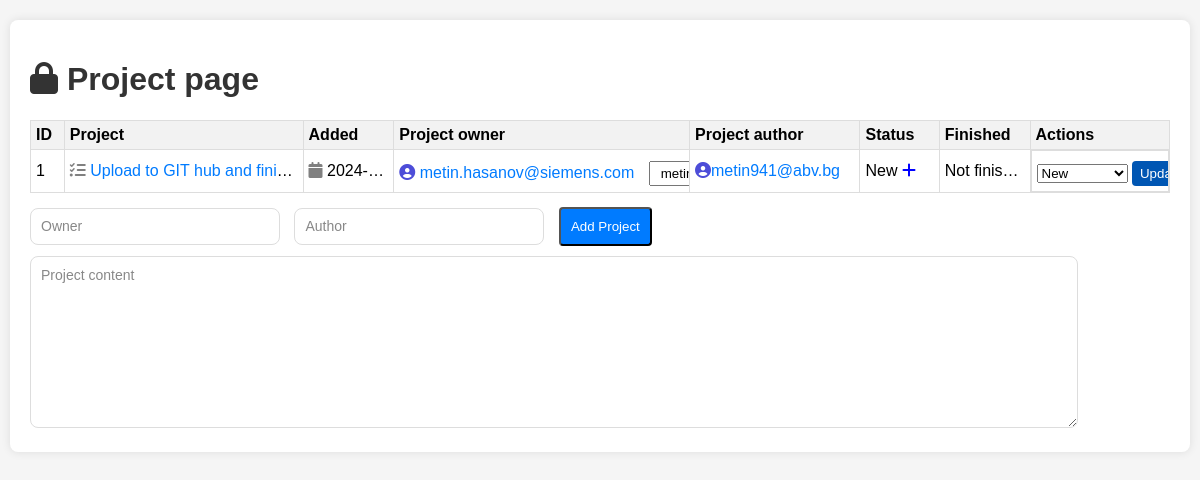
/admin_project, run on an earlier commit of the app's database.
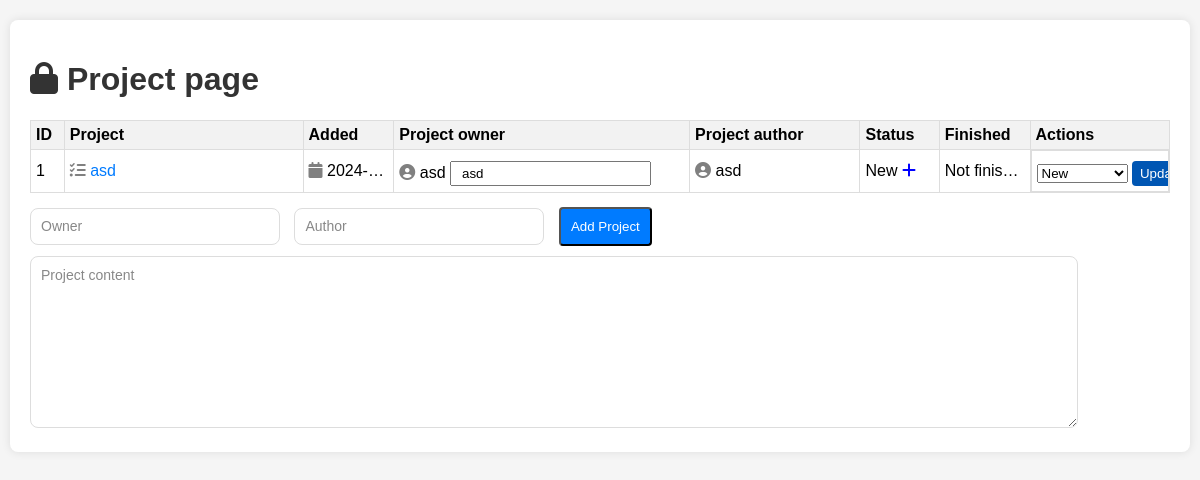
And on a later commit of the database.
### app.py (models this page shows, shortened)
class Projects(db.Model):
    id = db.Column(db.Integer, primary_key=True)
    content = db.Column(db.String(200), nullable=False)
    owner = db.Column(db.String(50), nullable=False)
    author = db.Column(db.String(50), nullable=False)
    status = db.Column(db.String(60), nullable=False, default="New")
    date_created = db.Column(db.DateTime, default=datetime.utcnow)
    finished = db.Column(db.DateTime, nullable=True)
    comment_count = db.Column(db.Integer, default=0)
    comments = db.relationship('Comment_project', backref='project', lazy=True, cascade='all, delete-orphan', primaryjoin="Projects.id == Comment_project.task_id")

### app.py (the view)
@app.route('/admin_project', methods=['POST', 'GET'])
def admin_project():
    if request.method == 'POST':
        project_content = request.form['content']
        project_owner = request.form['owner']
        project_author = request.form['author']
        if project_content and project_owner and project_author:
            new_project = Projects(content=project_content, owner=project_owner, author=project_author)
            try:
                db.session.add(new_project)
                db.session.commit()
                return redirect(url_for('admin_project'))
            except:
                return 'There is an issue adding your project, please contact the IT department'
        else:
            return 'Project content, owner, and author cannot be empty. Please enter all!'
    else:
        projects = Projects.query.order_by(Projects.date_created).all()
        return render_template('admin_project.html', projects=projects)

### templates/admin_project.html (shortened to what this page needs)
{% extends 'base.html' %}
{% block body %}
<div class="content_project">
    <h1><i class="fa fa-lock" aria-hidden="true"></i> Project page</h1>
    <table>
        <tr>
            <th>ID</th>
            <th>Project</th>
            <th><label>Added</label></th>
            <th><label>Project owner</label></th>
            <th><label>Project author</label></th>
            <th><label>Status</label></th>
            <th><label>Finished</label></th>
            <th><label>Actions</label></th>
        </tr>
        {% for project in projects %}
            <tr>
                <td>{{ project.id }}</td>
                <td> <i class="fa fa-tasks" style="color: gray;"></i> <a href="{{ url_for('view_project', project_id=project.id) }}" target="_blank">{{ project.content }}</a></td>
                <td><i class="fa fa-calendar" style="color: gray;"></i> {{ project.date_created.date() }}</td>
                <td>
                    <form action="{{ url_for('update_owner_project', project_id=project.id) }}" method="POST">
                        {% if project.owner is not none and '@' in project.owner and '.' in project.owner %}
                            <i class="fa fa-user-circle" style="color: rgb(77, 77, 216);"></i> <a href="mailto:{{ project.owner }}">{{ project.owner }}</a>
                        {% else %}
                            <i class="fa fa-user-circle" style="color: gray;"></i> {{ project.owner }}
                        {% endif %}
                        <input type="text" name="new_owner" placeholder="New Owner" value="{{ project.owner }}" class="owner_input">
                    </form>
                </td>
                <td>
                    {% if project.author is not none and '@' in project.author and '.' in project.author %}
                        <i class="fa fa-user-circle" style="color: rgb(77, 77, 216);"></i><a href="mailto:{{ project.owner }}">{{ project.author }}</a>
                    {% else %}
                        <i class="fa fa-user-circle" style="color: gray;"></i> {{ project.author }}
                    {% endif %}
                </td>
                <td>{{ project.status }}
                    {% if project.status == 'Completed' %}
                        <i class="fa fa-check-circle" style="color: green;"></i>
                    {% elif project.status == 'In Progress' %}
                        <i class="fa fa-spinner" style="color: orange;"></i>
                    {% elif project.status == 'New' %}
                        <i class="fa fa-plus" style="color: blue;"></i>
                    {% endif %}
                </td>
                <td>{% if project.finished is not none %}
                        <i class="fa fa-calendar" style="color: gray;"></i> {{ project.finished.strftime('%Y-%m-%d') }}
                    {% else %}
                        Not finished yet
                    {% endif %}
                </td>
                <td class="actions">
                    <form action="{{ url_for('update_project', project_id=project.id) }}" method="POST">
                        <select name="status">
                            <option value="New" {% if project.status == 'New' %} selected {% endif %}>New</option>
                        </select>
                        <button type="submit" class="update-button">Update status</button>
                    </form>
                </td>
            </tr>
        {% endfor %}
    </table>
    <form action="{{ url_for('admin_project') }}" method="POST">
        <input type="text" name="owner" id="owner" placeholder="Owner" class="small input">
        <input type="text" name="author" id="author" placeholder="Author" class="small input">
        <input type="submit" value="Add Project">
        <textarea type="text" name="content" id="content" placeholder="Project content" class="large text-editor"></textarea>
    </form>
</div>
{% endblock %}

What changed in the data, as far as the page shows it:
changed Projects "New": content "Upload to GIT hub and fini…" → "asd"; new_owner "metin.hasanov@siemens.com" → "asd"; owner "metin.hasanov@siemens.com" → "asd"; author "metin941@abv.bg" → "asd"
